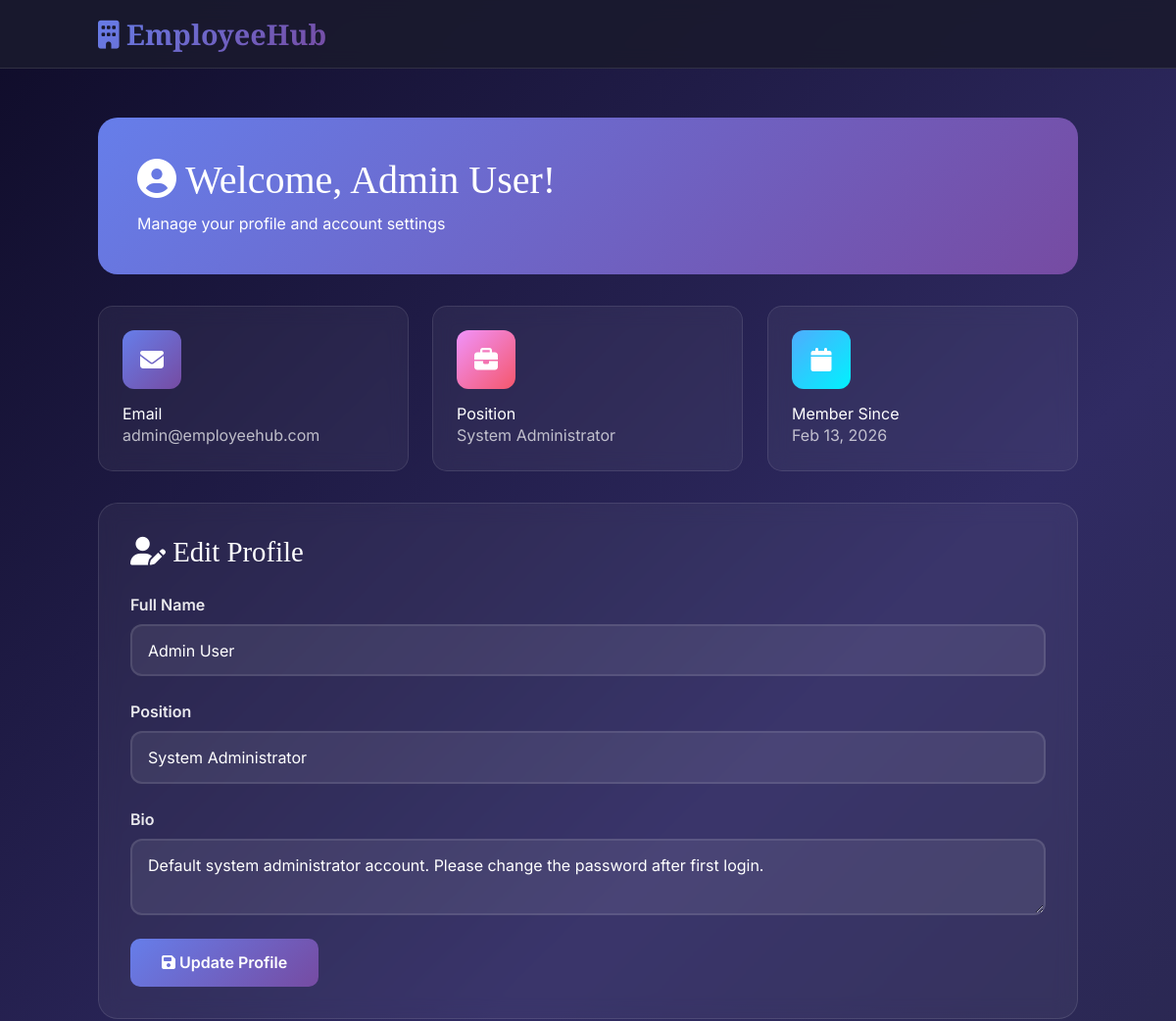
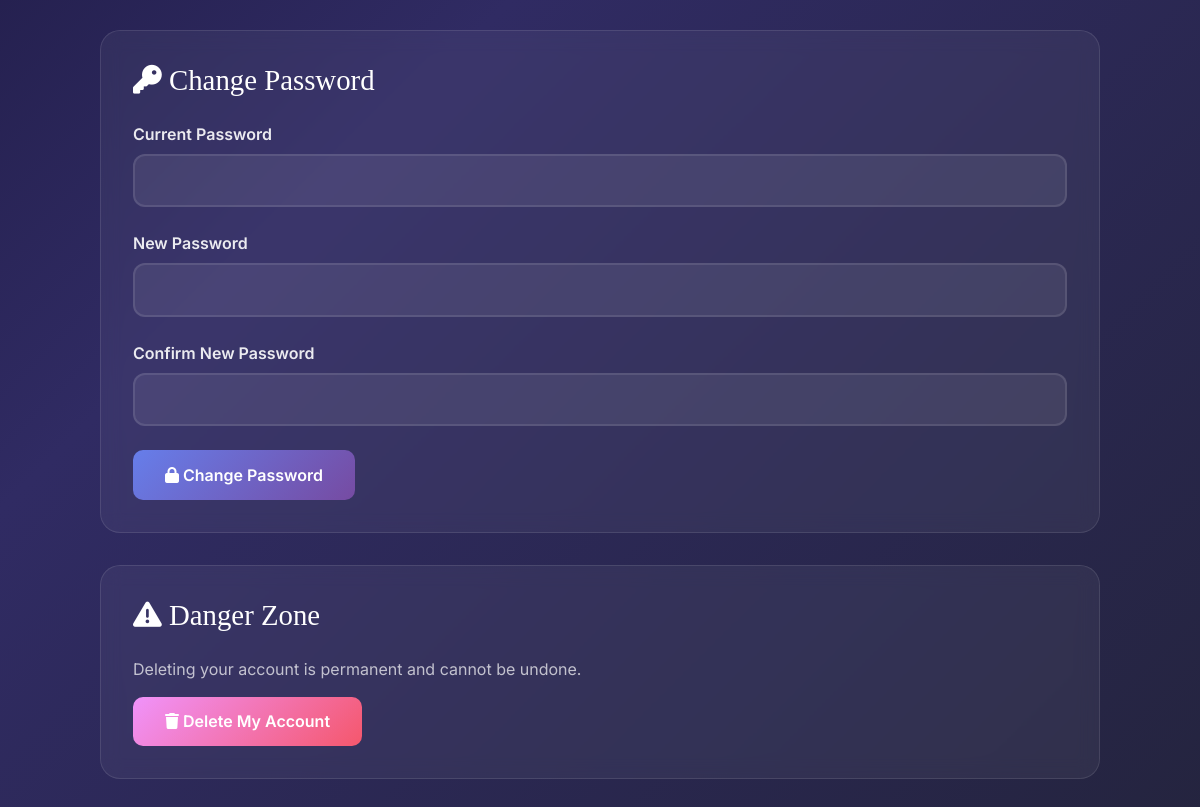
Page /dashboard.php (signed in) on the committed database (2 pictures, top to bottom).
### tables this page shows
CREATE TABLE employees (
    id INT(11) PRIMARY KEY AUTO_INCREMENT,
    full_name VARCHAR(100) NOT NULL,
    email VARCHAR(100) UNIQUE NOT NULL,
    password VARCHAR(255) NOT NULL,
    position VARCHAR(100),
    bio TEXT,
    role ENUM('user', 'admin') DEFAULT 'user',
    created_at TIMESTAMP DEFAULT CURRENT_TIMESTAMP,
    INDEX idx_email (email),
    INDEX idx_role (role)
);

### dashboard.php (the view, shortened to what this page needs)
<?php
require_once 'config.php';
$user_id = $_SESSION['user_id'];
$sql = "SELECT * FROM employees WHERE id = $user_id";
$result = mysqli_query($conn, $sql);
$user = mysqli_fetch_assoc($result);
?>
<!DOCTYPE html>
<html lang="en">
<head>
    <link href="https://cdn.jsdelivr.net/npm/bootstrap@5.3.0/dist/css/bootstrap.min.css" rel="stylesheet">
    <script src="https://cdn.tailwindcss.com"></script>
    <link rel="stylesheet" href="https://cdnjs.cloudflare.com/ajax/libs/font-awesome/6.4.0/css/all.min.css">
</head>
<body>
    <nav class="navbar navbar-expand-lg navbar-dark fixed-top">
        <div class="container">
            <a class="navbar-brand" href="index.php">
                <i class="fas fa-building"></i> EmployeeHub
            </a>
        </div>
    </nav>
    <div class="dashboard-container">
        <div class="container">
            <div class="welcome-card">
                <h1><i class="fas fa-user-circle"></i> Welcome, <?php echo htmlspecialchars($user['full_name']); ?>!</h1>
                <p class="mb-0">Manage your profile and account settings</p>
            </div>
            <div class="stat-cards">
                <div class="stat-card">
                    <div class="stat-icon">
                        <i class="fas fa-envelope"></i>
                    </div>
                    <h4>Email</h4>
                    <p style="color: rgba(255,255,255,0.7);"><?php echo htmlspecialchars($user['email']); ?></p>
                </div>
                <div class="stat-card">
                    <div class="stat-icon">
                        <i class="fas fa-briefcase"></i>
                    </div>
                    <h4>Position</h4>
                    <p style="color: rgba(255,255,255,0.7);"><?php echo htmlspecialchars($user['position']); ?></p>
                </div>
                <div class="stat-card">
                    <div class="stat-icon">
                        <i class="fas fa-calendar"></i>
                    </div>
                    <h4>Member Since</h4>
                    <p style="color: rgba(255,255,255,0.7);"><?php echo date('M d, Y', strtotime($user['created_at'])); ?></p>
                </div>
            </div>
            <div class="content-card">
                <h3><i class="fas fa-user-edit"></i> Edit Profile</h3>
                <form method="POST">
                    <div class="form-group">
                        <label>Full Name</label>
                        <input type="text" name="full_name" class="form-control"
                               value="<?php echo htmlspecialchars($user['full_name']); ?>" required>
                    </div>
                    <div class="form-group">
                        <label>Position</label>
                        <input type="text" name="position" class="form-control"
                               value="<?php echo htmlspecialchars($user['position']); ?>" required>
                    </div>
                    <div class="form-group">
                        <label>Bio</label>
                        <textarea name="bio" class="form-control"><?php echo htmlspecialchars($user['bio']); ?></textarea>
                    </div>
                    <button type="submit" name="update_profile" class="btn btn-update">
                        <i class="fas fa-save"></i> Update Profile
                    </button>
                </form>
            </div>
            <div class="content-card">
                <h3><i class="fas fa-key"></i> Change Password</h3>
                <form method="POST">
                    <div class="form-group">
                        <label>Current Password</label>
                        <input type="password" name="current_password" class="form-control" required>
                    </div>
                    <div class="form-group">
                        <label>New Password</label>
                        <input type="password" name="new_password" class="form-control" required>
                    </div>
                    <div class="form-group">
                        <label>Confirm New Password</label>
                        <input type="password" name="confirm_password" class="form-control" required>
                    </div>
                    <button type="submit" name="change_password" class="btn btn-update">
                        <i class="fas fa-lock"></i> Change Password
                    </button>
                </form>
            </div>
            <div class="content-card">
                <h3><i class="fas fa-exclamation-triangle"></i> Danger Zone</h3>
                <p style="color: rgba(255,255,255,0.7); margin-bottom: 1rem;">
                    Deleting your account is permanent and cannot be undone.
                </p>
                <form method="POST" onsubmit="return confirm('Are you sure you want to delete your account? This action cannot be undone!');">
                    <button type="submit" name="delete_account" class="btn btn-danger">
                        <i class="fas fa-trash"></i> Delete My Account
                    </button>
                </form>
            </div>
        </div>
    </div>
</body>
</html>

### dashboard.php (style rules this page uses)
:root { --gradient-1: linear-gradient(135deg, #667eea 0%, #764ba2 100%); --gradient-2: linear-gradient(135deg, #f093fb 0%, #f5576c 100%); --gradient-3: linear-gradient(135deg, #4facfe 0%, #00f2fe 100%); }
body { font-family: 'Inter', sans-serif; background: linear-gradient(135deg, #0f0c29 0%, #302b63 50%, #24243e 100%); min-height: 100vh; color: white; }
.navbar { background: rgba(26, 26, 46, 0.9) !important; backdrop-filter: blur(10px); border-bottom: 1px solid rgba(255, 255, 255, 0.1); }
.navbar-brand { font-family: 'Playfair Display', serif; font-weight: 900; font-size: 1.8rem; background: var(--gradient-1); -webkit-background-clip: text; -webkit-text-fill-color: transparent; }
.dashboard-container { padding: 120px 0 50px; }
.welcome-card { background: var(--gradient-1); border-radius: 20px; padding: 2.5rem; margin-bottom: 2rem; animation: slideDown 0.8s ease-out; }
.welcome-card h1 { font-family: 'Playfair Display', serif; font-size: 2.5rem; margin-bottom: 0.5rem; }
.stat-cards { display: grid; grid-template-columns: repeat(auto-fit, minmax(250px, 1fr)); gap: 1.5rem; margin-bottom: 2rem; }
.stat-card { background: rgba(255, 255, 255, 0.05); backdrop-filter: blur(10px); border: 1px solid rgba(255, 255, 255, 0.1); border-radius: 15px; padding: 1.5rem; transition: all 0.3s ease; animation: fadeIn 0.6s ease-out both; }
.stat-card:nth-child(1) { animation-delay: 0.1s; }
.stat-card:nth-child(2) { animation-delay: 0.2s; }
.stat-card:nth-child(3) { animation-delay: 0.3s; }
.stat-icon { width: 60px; height: 60px; border-radius: 12px; display: flex; align-items: center; justify-content: center; font-size: 1.5rem; margin-bottom: 1rem; }
.stat-card:nth-child(1) .stat-icon { background: var(--gradient-1); }
.stat-card:nth-child(2) .stat-icon { background: var(--gradient-2); }
.stat-card:nth-child(3) .stat-icon { background: var(--gradient-3); }
.content-card { background: rgba(255, 255, 255, 0.05); backdrop-filter: blur(10px); border: 1px solid rgba(255, 255, 255, 0.1); border-radius: 20px; padding: 2rem; margin-bottom: 2rem; animation: slideUp 0.8s ease-out; }
.content-card h3 { font-family: 'Playfair Display', serif; font-size: 1.8rem; margin-bottom: 1.5rem; }
.form-group { margin-bottom: 1.5rem; }
label { color: rgba(255, 255, 255, 0.9); font-weight: 600; margin-bottom: 0.5rem; display: block; }
.form-control, textarea { background: rgba(255, 255, 255, 0.08); border: 2px solid rgba(255, 255, 255, 0.1); color: white; padding: 0.8rem 1rem; border-radius: 12px; transition: all 0.3s ease; }
.form-control::placeholder { color: rgba(255, 255, 255, 0.4); }
textarea { resize: vertical; min-height: 100px; }
.btn-update { background: var(--gradient-1); border: none; padding: 0.8rem 2rem; border-radius: 10px; color: white; font-weight: 600; transition: all 0.3s ease; }
.btn-danger { background: var(--gradient-2); border: none; padding: 0.8rem 2rem; border-radius: 10px; color: white; font-weight: 600; transition: all 0.3s ease; }

### rows in the picture
employees: full_name "Admin User", email "admin@employeehub.com", position "System Administrator", created_at "Feb 13, 2026", bio "Default system administrator account. Please change the password after first login."
